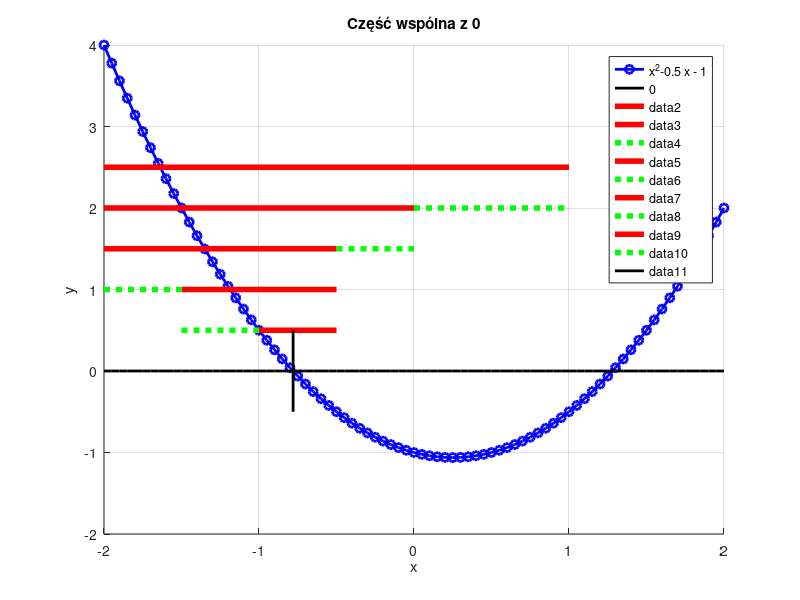

This chart was generated by the following MATLAB code:
% Przedzialy.m
% 

%%%%%%%%%%%%%%%%%%%%%%%%%%%%%%%%%%%%%%%%%%%%%%%%%%%
% Przedziały zakończone przeciwnymi znakami
%%%%%%%%%%%%%%%%%%%%%%%%%%%%%%%%%%%%%%%%%%%%%%%%%%%
f = @(x) x.^2;       %%%% Definicja funkcji anonimowej
g = @(x) x.*0.5 + 1; %%%% Definicja funkcji anonimowej
zero = @(x) x.*0;
figure;     %%%% nowe okno na wykresy
hold "on";  %%%% operacje na wykresie nie będą tworzyły nowych okien
x = -2:0.05:2; %%%% generowanie wektora z elementami od -5 do 5 z krokiem 0.1
plot(x,f(x) - g(x), "-ob;x^2-0.5 x - 1;", 'LineWidth', 2);       %%% wyrysowanie wektorów x i f(x) - g(x)
plot(x,zero(x), "-k;0;", 'LineWidth', 2);       %%% wyrysowanie x-> 0
xlabel("x");  %%% nazwa osi x ma być x
ylabel("y");  %%% nazwa osi y ma być y
title("Część wspólna z 0"); %%% ustawienie tytułu wykresu
grid "on"; %%% wyświetlenie siatki
line([-2, 1],[2.5,2.5], "linestyle", "-", "color", "r", "linewidth", 4);
line([-2, 0],[2,2], "linestyle", "-", "color", "r", "linewidth", 4);
line([0, 1],[2,2], "linestyle", ":", "color", "g", "linewidth", 4);
line([-2, -0.5],[1.5,1.5], "linestyle", "-", "color", "r", "linewidth", 4);
line([-0.5, 0],[1.5,1.5], "linestyle", ":", "color", "g", "linewidth", 4);
line([-1.5, -0.5],[1,1], "linestyle", "-", "color", "r", "linewidth", 4);
line([-2, -1.5],[1,1], "linestyle", ":", "color", "g", "linewidth", 4);
line([-1, -0.5],[0.5,0.5], "linestyle", "-", "color", "r", "linewidth", 4);
line([-1.5, -1],[0.5,0.5], "linestyle", ":", "color", "g", "linewidth", 4);
line([-0.78, -0.78],[-0.5,0.5], "linestyle", "-", "color", "k", "linewidth", 2);
print -dsvg Intervals.svg; %%% zapisanie okna do pliku